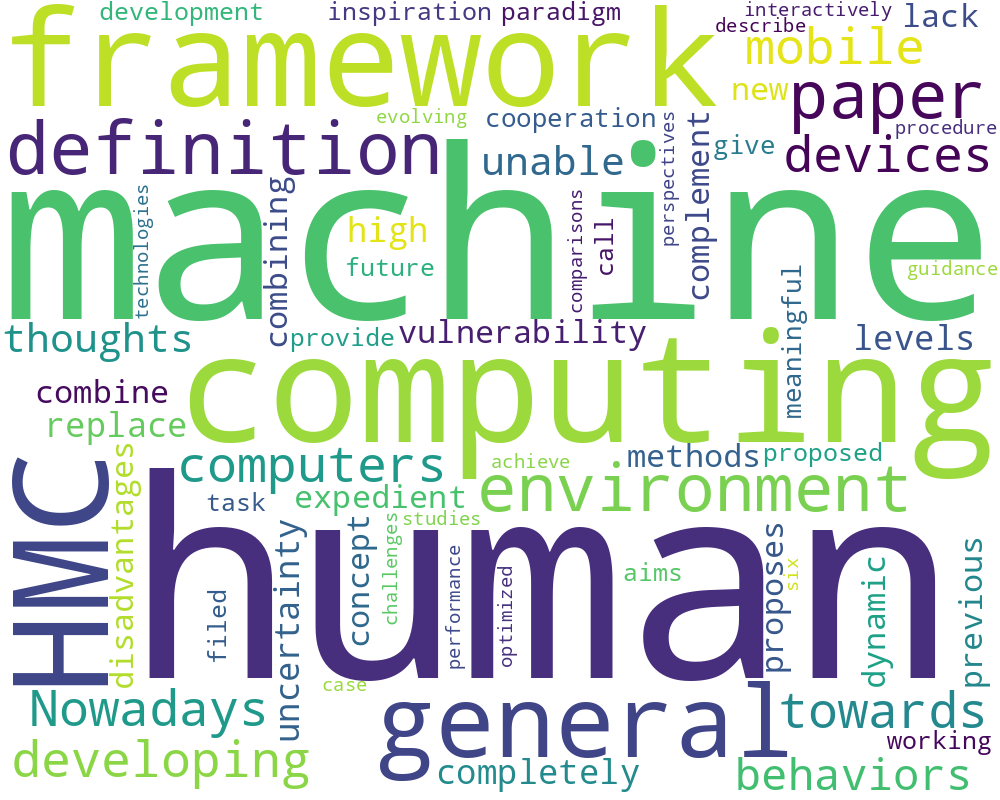

This figure's Python source:
from wordcloud import WordCloud
 
string = 'Nowadays, machines like computers and mobile devices are developing towards having human-like behaviors and thoughts. However, they are unable to completely replace humans because of the high levels of uncertainty and vulnerability. It is expedient to combine humans and machines to complement disadvantages of each other. The previous computing methods are lack of a general definition and framework for combining humans and machines in a dynamic environment. This paper proposes a new concept on cooperation between humans and machines that can give more meaningful inspiration for future development of the filed; we call the proposed computing paradigm human–machine computing (HMC). HMC aims to provide a general framework for machines and humans working on a task interactively in an evolving environment, such that machines achieve optimized performance under human guidance during the computing procedure. In this paper, we describe HMC from six perspectives: definition, framework, challenges, technologies, comparisons, and case studies.'
wc = WordCloud(background_color='white',
               width=1000,
               height=800,
               collocations=True,
               ).generate(string)
wc.to_file('word.png') #保存图片
